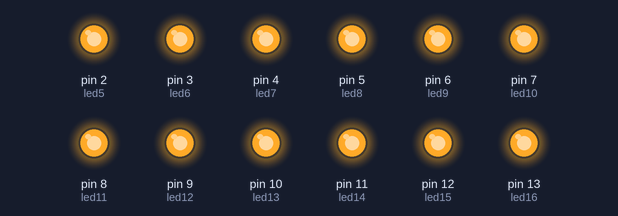
Bench run of a sketch on a simulated Arduino Uno, built with avr-gcc and run on an emulated ATmega328P. Shown: output pins drawn as LEDs (lit = HIGH).

Above: at 0.1 s.
Timing chart, 0 to 1.6 s (numbered marks = the images above):
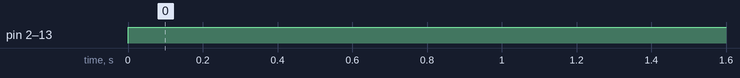

The sketch:

leds.ino
```cpp
 int led5 = 2;
 int led6 = 3;
 int led7 = 4;
 int led8 = 5;
 int led9 = 6;
 int led10 = 7;
 int led11 = 8;
 int led12 = 9;
 int led13 = 10;
 int led14 = 11;
 int led15 = 12;
 int led16 = 13;
void setup() {
  // put your setup code here, to run once:
 pinMode(led5, OUTPUT);
  pinMode(led6, OUTPUT);
   pinMode(led7, OUTPUT);
    pinMode(led8, OUTPUT);
     pinMode(led9, OUTPUT);
      pinMode(led10, OUTPUT);
       pinMode(led11, OUTPUT);
        pinMode(led12, OUTPUT);
         pinMode(led13, OUTPUT);
          pinMode(led14, OUTPUT);
           pinMode(led15, OUTPUT);
            pinMode(led16, OUTPUT);

}

void loop() {
  digitalWrite (led5, HIGH);
   digitalWrite (led6, HIGH);
    digitalWrite (led7, HIGH);
     digitalWrite (led8, HIGH);
      digitalWrite (led9, HIGH);
       digitalWrite (led10, HIGH);
        digitalWrite (led11, HIGH);
         digitalWrite (led12, HIGH);
          digitalWrite (led13, HIGH);
           digitalWrite (led14, HIGH);
            digitalWrite (led15, HIGH);
             digitalWrite (led16, HIGH);
}
```

Measured:
- by itself, pin 2 (led5), pin 3 (led6), pin 4 (led7), pin 5 (led8), pin 6 (led9), pin 7 (led10), pin 8 (led11), pin 9 (led12), pin 10 (led13), pin 11 (led14), pin 12 (led15), pin 13 (led16): LOW → HIGH at 0.00 s
